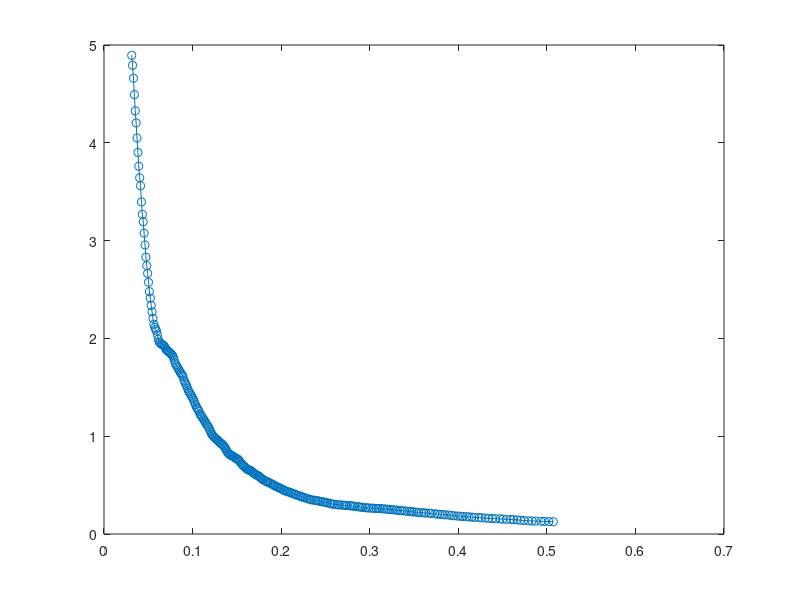

The MATLAB script that drew this image:
data = [
0.031272344	4.894244628
0.032272344	4.792415658
0.033272344	4.660125649
0.034272344	4.492336322
0.035272344	4.327382884
0.036272344	4.203583691
0.037272344	4.049176236
0.038272344	3.90143753
0.039272344	3.760385052
0.040272344	3.642321391
0.041272344	3.560969909
0.042272344	3.39516805
0.043272344	3.268164007
0.044272344	3.1933338
0.045272344	3.0759959
0.046272344	2.954740077
0.047272344	2.830781791
0.048272344	2.743814228
0.049272344	2.664581646
0.050272344	2.573921339
0.051272344	2.478218267
0.052272344	2.412260537
0.053272344	2.336853143
0.054272344	2.27180445
0.055272344	2.204670259
0.056272344	2.144544617
0.057272344	2.113817485
0.058272344	2.094456205
0.059272344	2.074947646
0.060272344	2.03411015
0.061272344	1.990281929
0.062272344	1.963606244
0.063272344	1.953781753
0.064272344	1.943306352
0.065272344	1.941233605
0.066272344	1.934337738
0.067272344	1.92647854
0.068272344	1.918427093
0.069272344	1.901431866
0.070272344	1.883057473
0.071272344	1.87705529
0.072272344	1.870047957
0.073272344	1.859482464
0.074272344	1.85521612
0.075272344	1.845877849
0.076272344	1.83601347
0.077272344	1.824635767
0.078272344	1.809757718
0.079272344	1.779308099
0.080272344	1.748489044
0.081272344	1.730101111
0.082272344	1.717586234
0.083272344	1.699981432
0.084272344	1.684541603
0.085272344	1.666255408
0.086272344	1.650985292
0.087272344	1.637083706
0.088272344	1.624647854
0.089272344	1.60929584
0.090272344	1.572173466
0.091272344	1.55259009
0.092272344	1.532513397
0.093272344	1.515894603
0.094272344	1.490728978
0.095272344	1.466317892
0.096272344	1.450096892
0.097272344	1.434905747
0.098272344	1.419968331
0.099272344	1.402667472
0.100272344	1.385395861
0.101272344	1.36615725
0.102272344	1.345200344
0.103272344	1.322318555
0.104272344	1.2981512
0.105272344	1.285719488
0.106272344	1.271155769
0.107272344	1.254534633
0.108272344	1.227319871
0.109272344	1.215090519
0.110272344	1.203609964
0.111272344	1.188237009
0.112272344	1.173657951
0.113272344	1.158521104
0.114272344	1.145504618
0.115272344	1.129355143
0.116272344	1.113916839
0.117272344	1.104865744
0.118272344	1.08771084
0.119272344	1.069217412
0.120272344	1.046437834
0.121272344	1.025328034
0.122272344	1.011608407
0.123272344	1.002213711
0.124272344	0.991675649
0.125272344	0.983641071
0.126272344	0.97412726
0.127272344	0.966499344
0.128272344	0.959842759
0.129272344	0.949837247
0.130272344	0.940083181
0.131272344	0.930184737
0.132272344	0.922821039
0.133272344	0.917613992
0.134272344	0.910227157
0.135272344	0.899802871
0.136272344	0.885542639
0.137272344	0.872904168
0.138272344	0.854395156
0.139272344	0.836636976
0.140272344	0.828277756
0.141272344	0.817209605
0.142272344	0.810313821
0.143272344	0.805188163
0.144272344	0.802032131
0.145272344	0.796315026
0.146272344	0.790828727
0.147272344	0.784359324
0.148272344	0.777284986
0.149272344	0.771701139
0.150272344	0.767688449
0.151272344	0.764090208
0.152272344	0.755062221
0.153272344	0.738945236
0.155272344	0.721224548
0.156272344	0.708135755
0.157272344	0.698987176
0.158272344	0.689964961
0.159272344	0.680862384
0.160272344	0.673088459
0.161272344	0.665089954
0.162272344	0.657487982
0.163272344	0.654296842
0.164272344	0.652340631
0.165272344	0.649303573
0.166272344	0.642686669
0.167272344	0.634324825
0.168272344	0.627987514
0.169272344	0.622165534
0.170272344	0.614469357
0.171272344	0.605946612
0.173272344	0.599511431
0.174272344	0.59449932
0.175272344	0.588284804
0.176272344	0.579266254
0.177272344	0.57097587
0.178272344	0.564805375
0.179272344	0.558696707
0.180272344	0.551272686
0.182272344	0.542154613
0.183272344	0.53595643
0.184272344	0.533552161
0.185272344	0.528828042
0.187272344	0.522035539
0.188272344	0.5153062
0.190272344	0.508404665
0.191272344	0.501832004
0.192272344	0.495977797
0.193272344	0.490376608
0.195272344	0.484335958
0.196272344	0.478717725
0.197272344	0.472709459
0.199272344	0.466757205
0.200272344	0.460370208
0.202272344	0.453489058
0.203272344	0.446683811
0.204272344	0.440817801
0.206272344	0.436962897
0.207272344	0.432237419
0.209272344	0.426758602
0.211272344	0.422052293
0.212272344	0.415767347
0.214272344	0.40998242
0.216272344	0.404094066
0.217272344	0.397874364
0.219272344	0.393780954
0.221272344	0.388311142
0.222272344	0.382925775
0.224272344	0.377985428
0.225272344	0.373489878
0.227272344	0.369387978
0.229272344	0.363321844
0.231272344	0.357215396
0.233272344	0.352470035
0.234272344	0.348448302
0.237272344	0.345476775
0.239272344	0.342908888
0.241272344	0.339505574
0.243272344	0.335655102
0.245272344	0.331693001
0.247272344	0.328241983
0.249272344	0.325002411
0.251272344	0.321180022
0.252272344	0.317273301
0.255272344	0.313347506
0.256272344	0.309032798
0.258272344	0.305553279
0.260272344	0.302248427
0.263272344	0.299567711
0.265272344	0.297556752
0.268272344	0.296023267
0.270272344	0.294761253
0.272272344	0.292863968
0.274272344	0.290834879
0.277272344	0.289034411
0.279272344	0.287419579
0.281272344	0.28514179
0.283272344	0.282563482
0.286272344	0.279731659
0.288272344	0.2771734
0.290272344	0.274538297
0.292272344	0.271516359
0.295272344	0.268964662
0.297272344	0.267453316
0.299272344	0.266113435
0.302272344	0.264479619
0.304272344	0.26288176
0.307272344	0.261941237
0.309272344	0.261606746
0.311272344	0.260474632
0.314272344	0.258483164
0.316272344	0.256339723
0.319272344	0.254037452
0.321272344	0.252005265
0.324272344	0.249839647
0.326272344	0.247411068
0.329272344	0.245437374
0.331272344	0.242418079
0.334272344	0.240226164
0.336272344	0.238384872
0.339272344	0.235547884
0.342272344	0.232731238
0.345272344	0.230234396
0.347272344	0.227922248
0.349272344	0.22553684
0.352272344	0.222979908
0.355272344	0.220086174
0.358272344	0.217787304
0.361272344	0.216414249
0.363272344	0.214427923
0.367272344	0.212396095
0.369272344	0.209796336
0.373272344	0.206566709
0.376272344	0.203650991
0.379272344	0.200530174
0.382272344	0.19833338
0.385272344	0.19616817
0.389272344	0.193438119
0.392272344	0.190107187
0.395272344	0.18659329
0.399272344	0.183551099
0.402272344	0.181137698
0.405272344	0.178786329
0.409272344	0.176816579
0.412272344	0.174812761
0.415272344	0.172341869
0.418272344	0.170065276
0.423272344	0.167751264
0.426272344	0.165711195
0.430272344	0.163110935
0.434272344	0.160389618
0.438272344	0.158252169
0.442272344	0.156545919
0.447272344	0.154798051
0.450272344	0.152436237
0.454272344	0.150106705
0.459272344	0.14866013
0.462272344	0.146955198
0.466272344	0.14441003
0.470272344	0.141089807
0.474272344	0.138127174
0.479272344	0.135334534
0.483272344	0.133289132
0.487272344	0.132164089
0.493272344	0.130509303
0.497272344	0.12870682
0.502272344	0.126932281
0.507272344	0.125496104];

plot(data(:,1), data(:,2), '-o')
save('Cm_0.05T.mat', 'data')